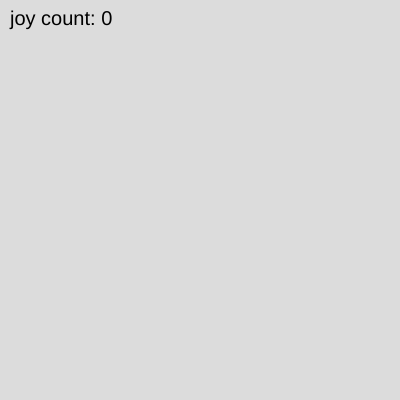
Frame 1 (no input)
Frame 60 (no input): identical to frame 1, image omitted
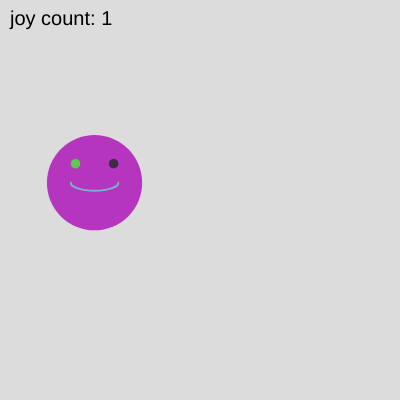
Frame 120 (the mouse pressed at the canvas centre since frame 60)

The p5.js sketch that drew these frames (run headless with seeded random() and noise() and a simulated clock; from frame 60 on, the mouse is pressed at the canvas centre):

// p5.js sketch
// ── sketch.js
function setup() {
  createCanvas(400, 400);
}

function draw() {
  background(220);
}

let clicks = 0;
let gameOver = false;
let faces = []; // store all face data
let restartButton; // button to restart

function setup() {
  createCanvas(400, 400);
  // create button
  restartButton = createButton("Play Again?");
  restartButton.position(10, height + 10);
  restartButton.mousePressed(resetGame);
}

function draw() {
  background(220);

  // update and draw all faces
  for (let i = 0; i < faces.length; i++) {
    let f = faces[i];

    // move face
    f.x += f.vx;
    f.y += f.vy;

    // bounce off edges
    if (f.x < 50 || f.x > width - 50) f.vx *= -1;
    if (f.y < 50 || f.y > height - 50) f.vy *= -1;

    // pulsate size
    f.size += f.growth;
    if (f.size > 120 || f.size < 80) f.growth *= -1;

    drawFace(f);
  }

  // show clicks "click count"
  fill(0);
  textSize(20);
  text("joy count: " + clicks, 10, 25);

  // game over
  if (gameOver) {
    textSize(30);
    text("ARE YOU HAPPY YET?", 50, 200);
    noLoop(); // stop the draw loop
  }
}

// draw face using face object // working... progresss
function drawFace(f) {
  fill(f.faceColor);
  circle(f.x, f.y, f.size); // face

  fill(f.leftEyeColor);
  circle(f.x - f.size/5, f.y - f.size/5, f.size/10); // left eye

  fill(f.rightEyeColor);
  circle(f.x + f.size/5, f.y - f.size/5, f.size/10); // right eye

  stroke(f.smileColor);
  strokeWeight(2);
  noFill();
  arc(f.x, f.y, f.size/2, f.size/6, 0, PI); // smile
  noStroke();
}

// mouse click
function mousePressed() {
  if (gameOver) return;

  // create random colors
  let faceColor = color(random(255), random(255), random(255));
  let leftEyeColor = color(random(255), random(255), random(255));
  let rightEyeColor = color(random(255), random(255), random(255));
  let smileColor = color(random(255), random(255), random(255));

  // create random velocity and size growth
  let vx = random(-2, 2);
  let vy = random(-2, 2);
  let size = random(80, 100);
  let growth = random(0.5, 1);

  // save face object
  faces.push({
    x: mouseX,
    y: mouseY,
    vx: vx,
    vy: vy,
    size: size,
    growth: growth,
    faceColor: faceColor,
    leftEyeColor: leftEyeColor,
    rightEyeColor: rightEyeColor,
    smileColor: smileColor
  });

  clicks++;

  if (clicks >= 10) {
    gameOver = true;
  }
}

// restart function
function resetGame() {
  clicks = 0;
  gameOver = false;
  faces = [];
  loop(); // restart draw loop
}
